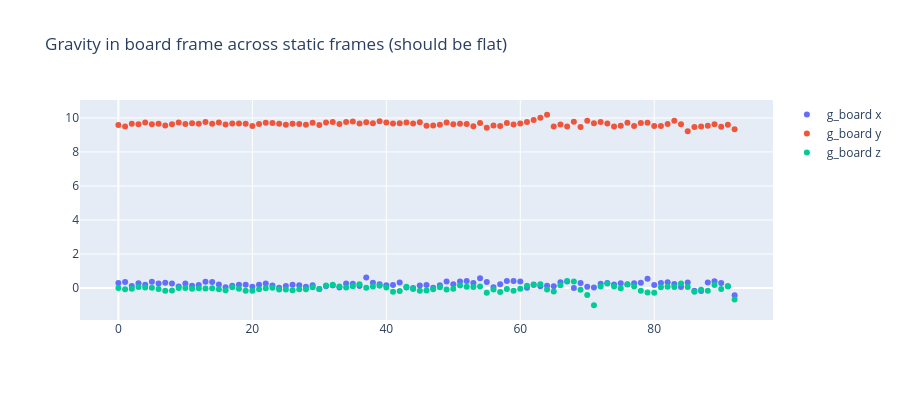

Write notebook code for a chart like this one.
### Code cell
# --- gravity-direction consistency (accel axis check) ---
# Gravity is fixed in the world, so g expressed in the board frame must be ~constant
# across frames at different camera orientations. Uses R_cam_to_imu from the cell above.
GYRO_STATIC = 0.05  # rad/s; loosen if too few static frames are found

acc = pd.merge_asof(P[['timestamp', 'R_cw']], imu_df, on='timestamp', direction='nearest')
gmag = np.linalg.norm(acc[['omega_x', 'omega_y', 'omega_z']].to_numpy(), axis=1)
static = acc[gmag < GYRO_STATIC].reset_index(drop=True)

gb = []
for _, r in static.iterrows():
    g_imu = np.array([r.alpha_x, r.alpha_y, r.alpha_z])
    g_cam = R_cam_to_imu.T @ g_imu   # imu -> camera
    gb.append(r.R_cw.T @ g_cam)      # camera -> board
gb = np.array(gb)

print(f'{len(gb)} static frames')
if len(gb):
    print('mean g_board =', np.round(gb.mean(0), 3), ' |g| =', round(float(np.linalg.norm(gb, axis=1).mean()), 3))
    print('std  g_board =', np.round(gb.std(0), 3), '  (small => accel & camera-rotation axes consistent)')
    fig2 = go.Figure()
    for i, c in enumerate('xyz'):
        fig2.add_scatter(y=gb[:, i], mode='markers', name=f'g_board {c}')
    fig2.update_layout(title='Gravity in board frame across static frames (should be flat)', height=400)
fig2 if len(gb) else 'no static frames -- raise GYRO_STATIC'
